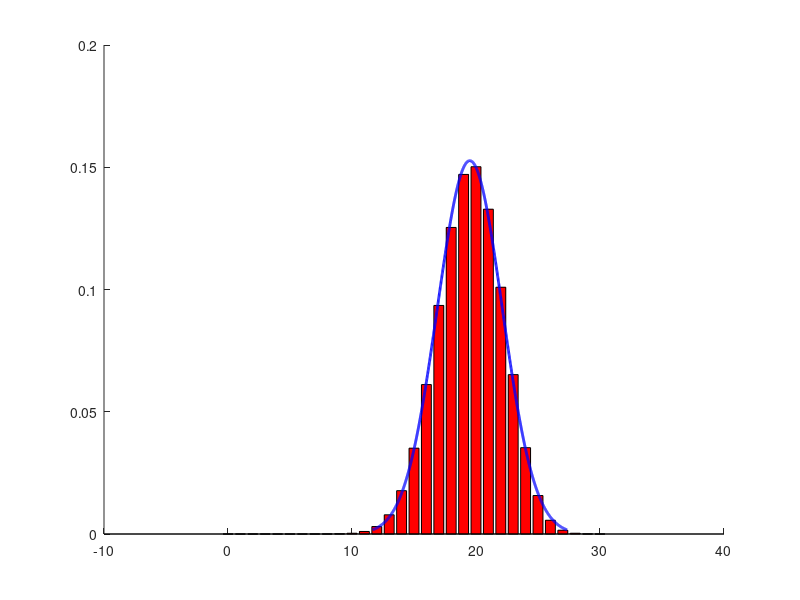

Reproduce this figure in MATLAB.
close all
clc
clear all
n = 30;
p = 0.65;
k = 0:n;
y = pdf('bino',k,n,p);

figure(1)
hold on
bar(k,y,'r')

med = n*p;
sig = sqrt(n*p*(1-p));
x = med - 3*sig:0.01:med + 3*sig;
z = pdf('Normal',x,med,sig);

figure(1)
hold on
plot(x,z,'Color','b','LineWidth',2);